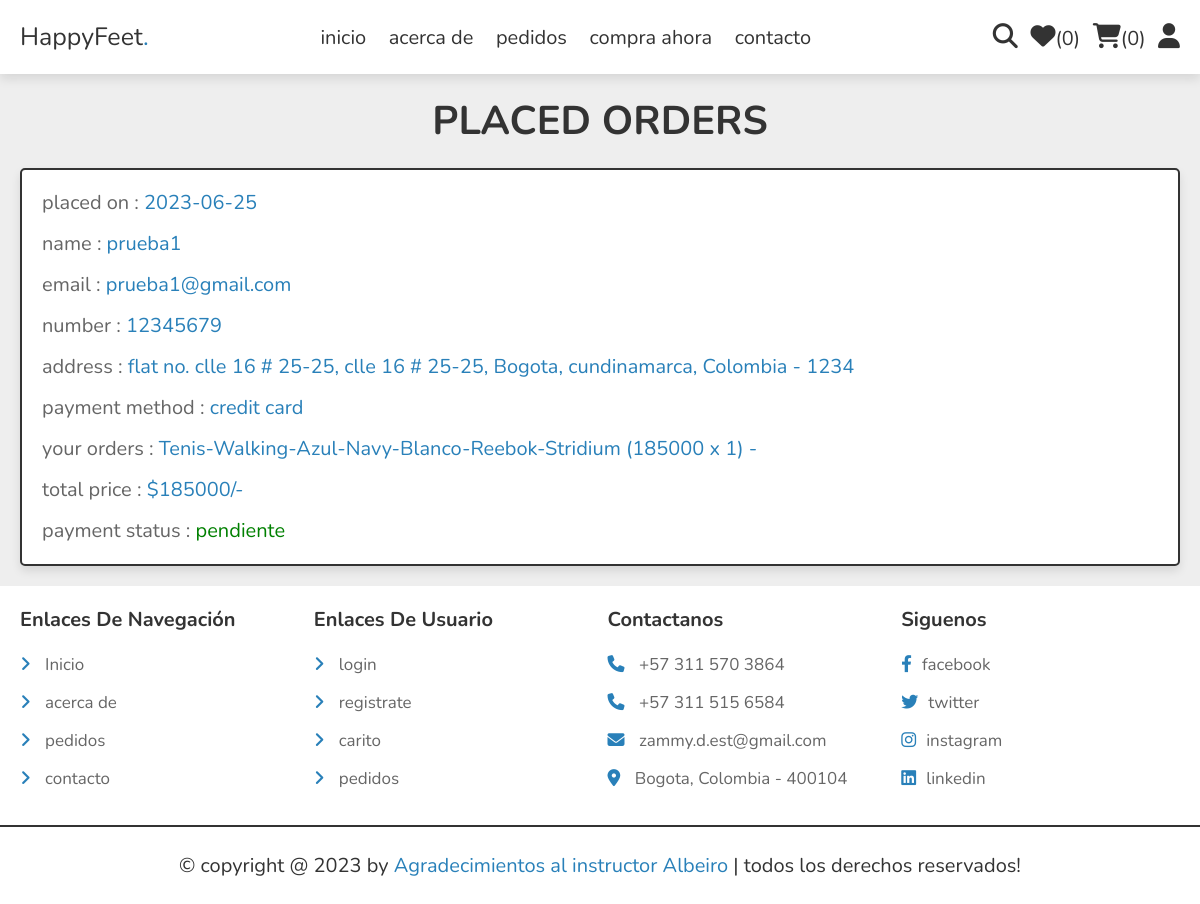
Screenshot of /orders.php (signed in) with the database file from the repository.
### tables this page shows
CREATE TABLE `orders` (
  `id` int(100) NOT NULL,
  `user_id` int(100) NOT NULL,
  `name` varchar(20) NOT NULL,
  `number` varchar(10) NOT NULL,
  `email` varchar(50) NOT NULL,
  `method` varchar(50) NOT NULL,
  `address` varchar(500) NOT NULL,
  `total_products` varchar(1000) NOT NULL,
  `total_price` int(100) NOT NULL,
  `placed_on` date NOT NULL DEFAULT current_timestamp(),
  `payment_status` varchar(20) NOT NULL DEFAULT 'pending'
);

### orders.php (the view, shortened to what this page needs)
<?php
include 'components/connect.php';
if(isset($_SESSION['user_id'])){
   $user_id = $_SESSION['user_id'];
}else{
   $user_id = '';
};
?>
<!DOCTYPE html>
<html lang="en">
<head>
   <link rel="stylesheet" href="https://cdnjs.cloudflare.com/ajax/libs/font-awesome/6.1.1/css/all.min.css">
   <link rel="stylesheet" href="css/style.css">
</head>
<body>
<?php include 'components/user_header.php'; ?>
<section class="orders">
   <h1 class="heading">placed orders</h1>
   <div class="box-container">
   <?php
      if($user_id == ''){
         echo '<p class="empty">please login to see your orders</p>';
      }else{
         $select_orders = $conn->prepare("SELECT * FROM `orders` WHERE user_id = ?");
         $select_orders->execute([$user_id]);
         if($select_orders->rowCount() > 0){
            while($fetch_orders = $select_orders->fetch(PDO::FETCH_ASSOC)){
   ?>
   <div class="box">
      <p>placed on : <span><?= $fetch_orders['placed_on']; ?></span></p>
      <p>name : <span><?= $fetch_orders['name']; ?></span></p>
      <p>email : <span><?= $fetch_orders['email']; ?></span></p>
      <p>number : <span><?= $fetch_orders['number']; ?></span></p>
      <p>address : <span><?= $fetch_orders['address']; ?></span></p>
      <p>payment method : <span><?= $fetch_orders['method']; ?></span></p>
      <p>your orders : <span><?= $fetch_orders['total_products']; ?></span></p>
      <p>total price : <span>$<?= $fetch_orders['total_price']; ?>/-</span></p>
      <p> payment status : <span style="color:<?php if($fetch_orders['payment_status'] == 'pending'){ echo 'red'; }else{ echo 'green'; }; ?>"><?= $fetch_orders['payment_status']; ?></span> </p>
   </div>
   <?php
      }
      }else{
         echo '<p class="empty">no orders placed yet!</p>';
      }
      }
   ?>
   </div>
</section>
<?php include 'components/footer.php'; ?>
</body>
</html>

### css/style.css (style rules this page uses)
:root { --main-color:#2980b9; --orange:#f39c12; --red:#e74c3c; --black:#333; --white:#fff; --light-color:#666; --light-bg:#eee; --border:.2rem solid var(--black); --box-shadow:0 .5rem 1rem rgba(0,0,0,.1); }
* { font-family: 'Nunito', sans-serif; margin:0; padding:0; box-sizing: border-box; outline: none; border:none; text-decoration: none; }
html { font-size: 62.5%; overflow-x: hidden; }
body { background-color: var(--light-bg); }
section { padding:2rem; max-width: 1200px; margin:0 auto; }
.heading { font-size: 4rem; color:var(--black); margin-bottom: 2rem; text-align: center; text-transform: uppercase; }
.orders .box-container { display: flex; flex-wrap: wrap; gap:1.5rem; align-items: flex-start; }
.orders .box-container .box { padding:1rem 2rem; flex:1 1 40rem; border:var(--border); background-color: var(--white); box-shadow: var(--box-shadow); border-radius: .5rem; }
.orders .box-container .box p { margin:.5rem 0; line-height: 1.8; font-size: 2rem; color:var(--light-color); }
.orders .box-container .box p span { color:var(--main-color); }

### rows the page displays
orders: placed_on "2023-06-25", name "prueba1", email "prueba1@gmail.com", number "12345679", address "flat no. clle 16 # 25-25, clle 16 # 25-25, Bogota, cundinamarca, Colombia - 1234", method "credit card", total_products "Tenis-Walking-Azul-Navy-Blanco-Reebok-Stridium (185000 x 1) -", total_price "185000", payment_status "pendiente"

### other values shown
$total_wishlist_counts "0"
$total_cart_counts "0"
